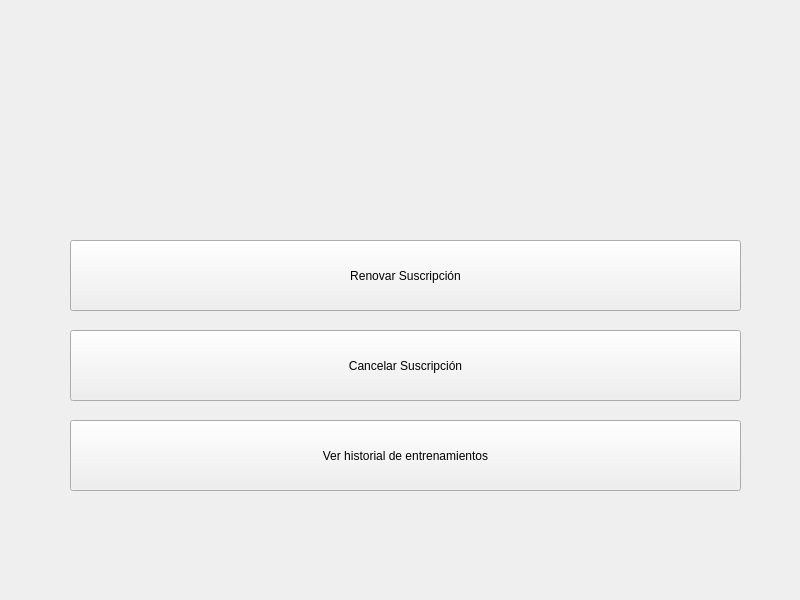
<?xml version="1.0" encoding="UTF-8"?>
<ui version="4.0">
 <class>MainWindow</class>
 <widget class="QMainWindow" name="MainWindow">
  <property name="geometry">
   <rect>
    <x>0</x>
    <y>0</y>
    <width>800</width>
    <height>600</height>
   </rect>
  </property>
  <property name="windowTitle">
   <string>MainWindow</string>
  </property>
  <widget class="QWidget" name="centralwidget">
   <widget class="QPushButton" name="pushButton">
    <property name="geometry">
     <rect>
      <x>70</x>
      <y>240</y>
      <width>671</width>
      <height>71</height>
     </rect>
    </property>
    <property name="text">
     <string>Renovar Suscripción</string>
    </property>
   </widget>
   <widget class="QPushButton" name="pushButton_2">
    <property name="geometry">
     <rect>
      <x>70</x>
      <y>420</y>
      <width>671</width>
      <height>71</height>
     </rect>
    </property>
    <property name="text">
     <string>Ver historial de entrenamientos</string>
    </property>
   </widget>
   <widget class="QPushButton" name="pushButton_3">
    <property name="geometry">
     <rect>
      <x>70</x>
      <y>330</y>
      <width>671</width>
      <height>71</height>
     </rect>
    </property>
    <property name="text">
     <string>Cancelar Suscripción</string>
    </property>
   </widget>
   <widget class="QLabel" name="label">
    <property name="geometry">
     <rect>
      <x>300</x>
      <y>30</y>
      <width>221</width>
      <height>171</height>
     </rect>
    </property>
    <property name="text">
     <string/>
    </property>
    <property name="pixmap">
     <pixmap resource="../recursos.qrc">:/imagenes/logo.png</pixmap>
    </property>
    <property name="scaledContents">
     <bool>true</bool>
    </property>
   </widget>
  </widget>
 </widget>
 <resources>
  <include location="../recursos.qrc"/>
 </resources>
 <connections/>
</ui>
